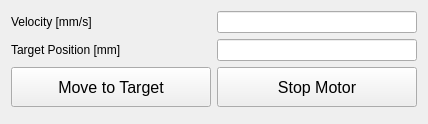
           <widget class="QWidget" name="pg_axis3">
            <property name="enabled">
             <bool>true</bool>
            </property>
            <property name="geometry">
             <rect>
              <x>0</x>
              <y>0</y>
              <width>424</width>
              <height>124</height>
             </rect>
            </property>
            <attribute name="label">
             <string>Axis #3 (+X)</string>
            </attribute>
            <layout class="QFormLayout" name="formLayout_5">
             <item row="0" column="0">
              <widget class="QLabel" name="la_setvel3">
               <property name="text">
                <string>Velocity [mm/s]</string>
               </property>
              </widget>
             </item>
             <item row="1" column="0">
              <widget class="QLabel" name="la_target3">
               <property name="text">
                <string>Target Position [mm]</string>
               </property>
              </widget>
             </item>
             <item row="2" column="0">
              <widget class="QPushButton" name="pb_move_to_target_axis3">
               <property name="minimumSize">
                <size>
                 <width>200</width>
                 <height>40</height>
                </size>
               </property>
               <property name="font">
                <font>
                 <pointsize>12</pointsize>
                 <weight>50</weight>
                 <bold>false</bold>
                </font>
               </property>
               <property name="text">
                <string>Move to Target</string>
               </property>
              </widget>
             </item>
             <item row="2" column="1">
              <widget class="QPushButton" name="pb_stop_motor_axis3">
               <property name="minimumSize">
                <size>
                 <width>200</width>
                 <height>40</height>
                </size>
               </property>
               <property name="font">
                <font>
                 <pointsize>12</pointsize>
                 <weight>50</weight>
                 <bold>false</bold>
                </font>
               </property>
               <property name="text">
                <string>Stop Motor</string>
               </property>
              </widget>
             </item>
             <item row="0" column="1">
              <widget class="QLineEdit" name="le_setvel3"/>
             </item>
             <item row="1" column="1">
              <widget class="QLineEdit" name="le_target3"/>
             </item>
            </layout>
           </widget>
